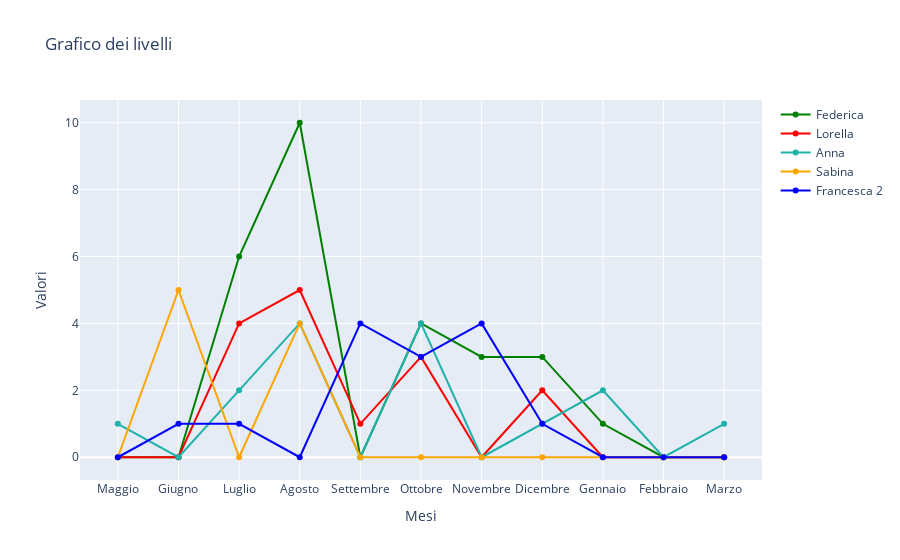

Notebook cell for this chart:
### Code cell
# Dati per le due linee
x = months_order
y1 = list(calcola_differenza(insegnanti_del_periodo[0]).values())
y2 = list(calcola_differenza(insegnanti_del_periodo[1]).values()) 
y3 = list(calcola_differenza(insegnanti_del_periodo[2]).values()) 
y4 = list(calcola_differenza(insegnanti_del_periodo[3]).values()) 
y5 = list(calcola_differenza(insegnanti_del_periodo[4]).values())

# Creare il grafico di linea con due linee
fig = go.Figure()

# Aggiungere la prima linea con colore blu
fig.add_trace(go.Scatter(x=x, y=y1, mode='lines+markers', name=insegnanti_del_periodo[0], line=dict(color='green')))
fig.add_trace(go.Scatter(x=x, y=y2, mode='lines+markers', name=insegnanti_del_periodo[1], line=dict(color='red')))
fig.add_trace(go.Scatter(x=x, y=y3, mode='lines+markers', name=insegnanti_del_periodo[2], line=dict(color='lightseagreen')))
fig.add_trace(go.Scatter(x=x, y=y4, mode='lines+markers', name=insegnanti_del_periodo[3], line=dict(color='orange')))
fig.add_trace(go.Scatter(x=x, y=y5, mode='lines+markers', name=insegnanti_del_periodo[4], line=dict(color='blue')))

# Aggiungere etichette e titoli
fig.update_layout(title='Grafico dei livelli',
                  xaxis_title='Mesi',
                  yaxis_title='Valori')

# Mostrare il grafico
fig.show()

### Figure 1 — Plotly figure (JSON) as saved in the notebook; plotly's stock layout.template omitted (floating-point values rounded to 4 significant figures)
{"data": [{"line": {"color": "green"}, "mode": "lines+markers", "name": "Federica", "type": "scatter", "x": ["Maggio", "Giugno", "Luglio", "Agosto", "Settembre", "Ottobre", "Novembre", "Dicembre", "Gennaio", "Febbraio", "Marzo"], "y": [0, 0, 6, 10, 0, 4, 3, 3, 1, 0, 0]}, {"line": {"color": "red"}, "mode": "lines+markers", "name": "Lorella", "type": "scatter", "x": ["Maggio", "Giugno", "Luglio", "Agosto", "Settembre", "Ottobre", "Novembre", "Dicembre", "Gennaio", "Febbraio", "Marzo"], "y": [0, 0, 4, 5, 1, 3, 0, 2, 0, 0, 0]}, {"line": {"color": "lightseagreen"}, "mode": "lines+markers", "name": "Anna", "type": "scatter", "x": ["Maggio", "Giugno", "Luglio", "Agosto", "Settembre", "Ottobre", "Novembre", "Dicembre", "Gennaio", "Febbraio", "Marzo"], "y": [1, 0, 2, 4, 0, 4, 0, 1, 2, 0, 1]}, {"line": {"color": "orange"}, "mode": "lines+markers", "name": "Sabina", "type": "scatter", "x": ["Maggio", "Giugno", "Luglio", "Agosto", "Settembre", "Ottobre", "Novembre", "Dicembre", "Gennaio", "Febbraio", "Marzo"], "y": [0, 5, 0, 4, 0, 0, 0, 0, 0, 0, 0]}, {"line": {"color": "blue"}, "mode": "lines+markers", "name": "Francesca 2", "type": "scatter", "x": ["Maggio", "Giugno", "Luglio", "Agosto", "Settembre", "Ottobre", "Novembre", "Dicembre", "Gennaio", "Febbraio", "Marzo"], "y": [0, 1, 1, 0, 4, 3, 4, 1, 0, 0, 0]}], "layout": {"title": {"text": "Grafico dei livelli"}, "xaxis": {"title": {"text": "Mesi"}}, "yaxis": {"title": {"text": "Valori"}}}}
